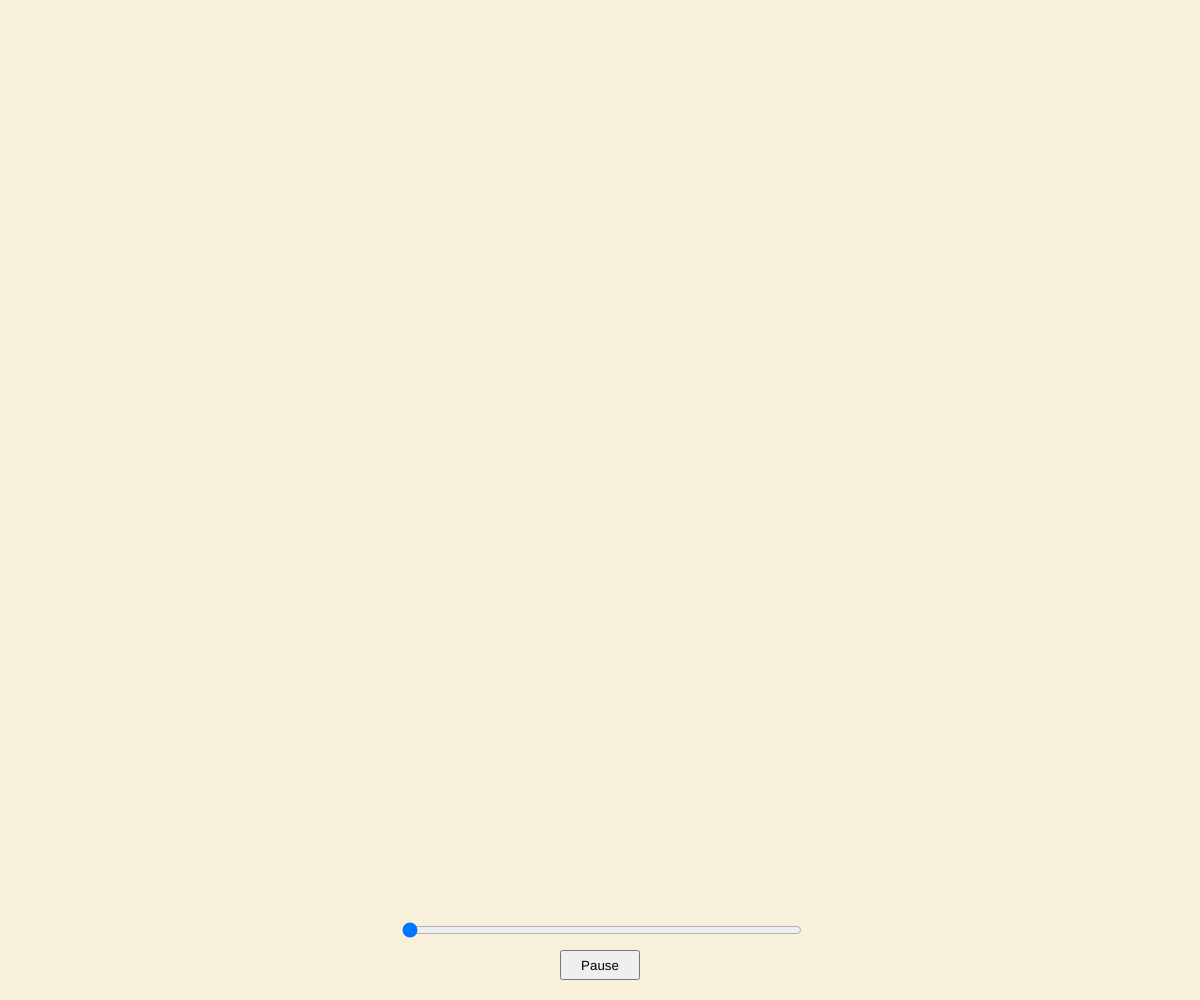
Frame 1 (no input)
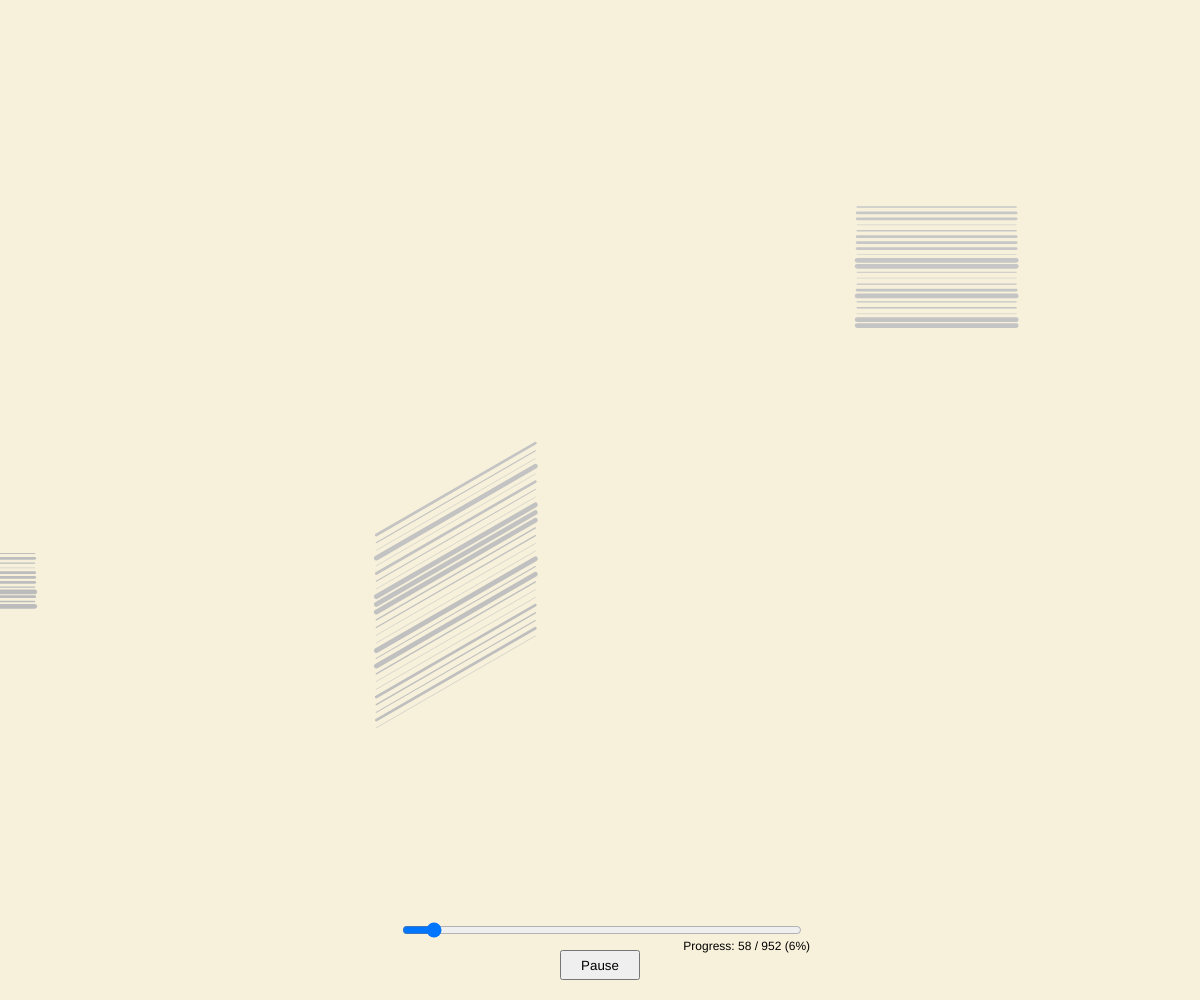
Frame 60 (no input)
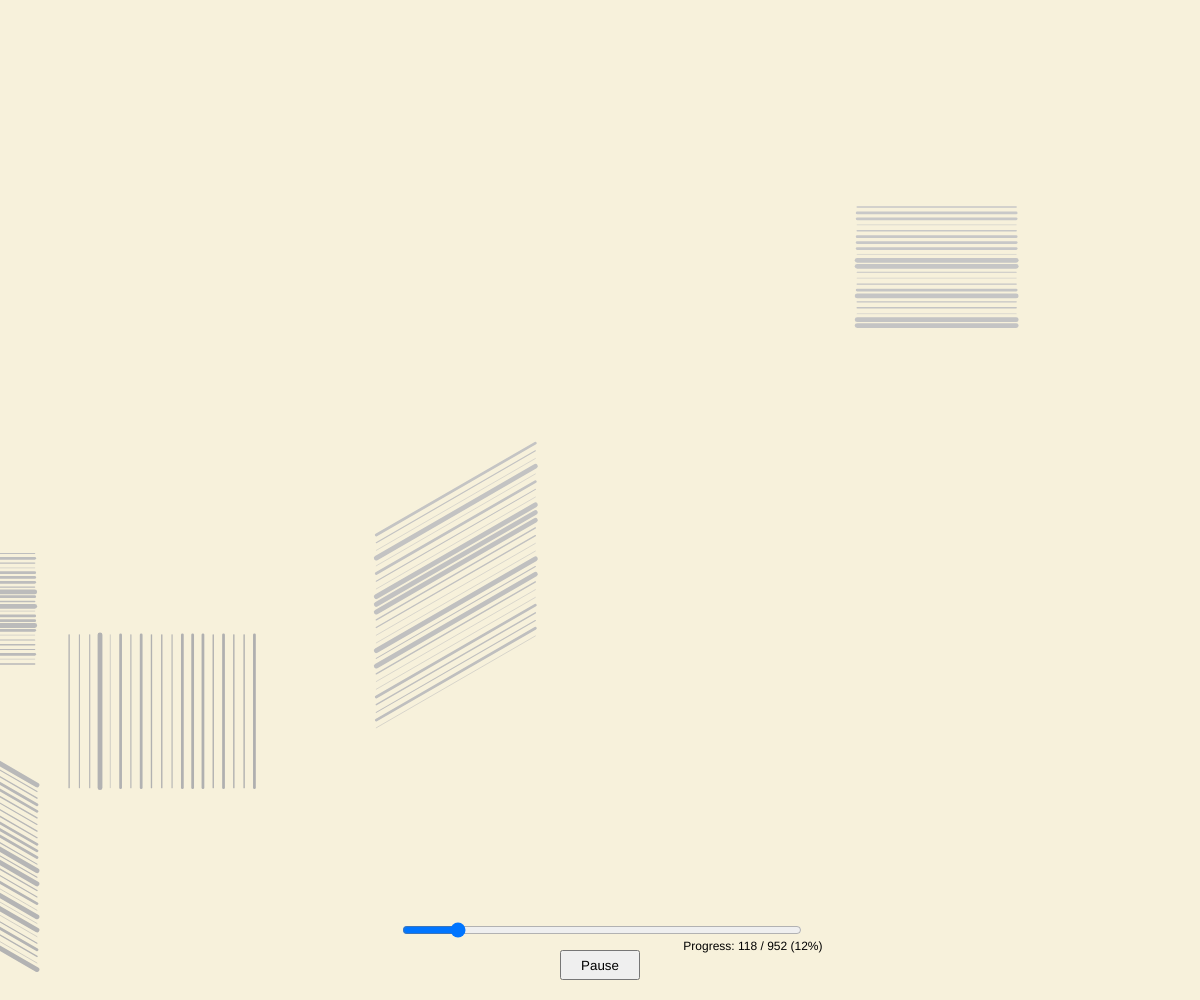
Frame 120 (the mouse pressed at the canvas centre since frame 60)

The p5.js sketch that drew these frames (run headless with seeded random() and noise() and a simulated clock; from frame 60 on, the mouse is pressed at the canvas centre):

// p5.js sketch
// ── sketch.js
let strokeOption;
let baseSize;
let scale;
let canvasSize = 800;

let lineData = []; // Store all line information
let lineCounter = 0; // Control the number of lines currently generated
const numGroups = 40;

// Controls
let Slider; // Can drag the slider to view different progress
let playPauseButton;
let isPlaying = true;
// Show current progress
let ProgressText = "";
let intervalId;

// Same as group coding
// Adjust stroke weights and scale based on current window size
function adjustStrokeAndScale() {
  baseSize = (width + height) / 2;
  scale = baseSize / canvasSize;
  strokeOption = [0.4, 0.8, 1, 2, 3.5];
  for (let i = 0; i < strokeOption.length; i++) {
    strokeOption[i] *= scale;
  }
}

// Draw one group of parallel lines with 30-degree tilt at a random position
function generateLineGroup() {
  const x1 = random(-width / 2, width / 2);
  const y1 = random(-height / 2, height / 2);

  const signX = random() > 0.5 ? 1 : -1;
  const signY = random() > 0.5 ? 1 : -1;
  const isTilted = random() < 0.5;

  const lineLength = random(80, 200) * scale;

  let hShift, vShift;
  if (isTilted) {
    const angle = tan(30);
    hShift = lineLength * signX;
    vShift = lineLength * angle * signY;
  } else {
    if (random() < 0.5) {
      hShift = lineLength * signX;
      vShift = 0;
    } else {
      hShift = 0;
      vShift = lineLength * signY;
    }
  }

  const x2 = x1 + hShift;
  const y2 = y1 + vShift;
  const numLines = floor(random(20, 30));
  const spacing = random(3, 8) * scale;
  const absH = abs(hShift);
  const absV = abs(vShift);

  for (let i = 0; i < numLines; i++) {
    const offset = i * spacing;
    const weight = random(strokeOption);

    let X1 = x1;
    let Y1 = y1;
    let X2 = x2;
    let Y2 = y2;

    if (absH > absV) {
      Y1 += offset;
      Y2 += offset;
    } else {
      X1 += offset;
      X2 += offset;
    }
    // Add new line object to the lineData array
    lineData.push({ x1: X1, y1: Y1, x2: X2, y2: Y2, weight: weight });
  }
}

// Generate all parallel line groups stored
function generateAllLines() {
  lineData = [];
  for (let g = 0; g < numGroups; g++) {
    generateLineGroup();
  }
}

// Update buttons and slider positions 
function updateControlsPosition() {
  // Put the controls in the center at the lower part of the window
  Slider.position(windowWidth / 2 - 200, height - 80);
  playPauseButton.position(windowWidth / 2 - 40, height - 50);
  Slider.attribute('max', lineData.length);
}

// Use timer to record the progress of lines drawing
function recordProgress() {
  // Runs once every 50 milliseconds
  intervalId = setInterval(() => {

    const totalLines = lineData.length;
    const percentage = floor((lineCounter / totalLines) * 100);
    // Update the text
    ProgressText = ` Progress: ${lineCounter} / ${totalLines} (${percentage}%)`;
  }, 50); 
}

function setup() {
  createCanvas(windowWidth, windowHeight);
  angleMode(DEGREES);
  adjustStrokeAndScale();
  generateAllLines();
  frameRate(60);
  lineCounter = 0;

  // Create progress slider
  Slider = createSlider(0, lineData.length, 0, 1);
  Slider.size(400);
  Slider.input(() => {
    lineCounter = Slider.value();
    redraw();
  });

  // Create button
  playPauseButton = createButton('Pause');
  playPauseButton.size(80, 30);
  playPauseButton.mousePressed(() => {
    // Pause and play the animation
    if (isPlaying) {
      noLoop();
      playPauseButton.html('Play');
      isPlaying = false;
    } else {
      loop();
      playPauseButton.html('Pause');
      isPlaying = true;
    }
  });
  // Each time the window is resized or refreshed, the control positions are updated
  updateControlsPosition();
  recordProgress();
}

// Animation
function draw() {
  background(247, 241, 219);
  const totalLines = lineData.length;
  // Gray value, change from 200 to 0
  const startGray = 200;
  const range = startGray;
  push();
  translate(width / 2, height / 2);

  // Each generated line gradually becomes darker.
  for (let i = 0; i < lineCounter; i++) {
    const lineObj = lineData[i];
    let grayValue = startGray - (i  / totalLines) * range;
    grayValue = max(0, grayValue);
    stroke(grayValue);
    strokeWeight(lineObj.weight);
    line(lineObj.x1, lineObj.y1, lineObj.x2, lineObj.y2);
  }
  pop();
  // Draw the progress display updated via a time interval
  text(ProgressText, windowWidth / 2 + 80, height - 50);

  // Slider stays synchronized with the animation on the canvas
  if (lineCounter < totalLines && isPlaying) {
    lineCounter++;
    Slider.value(lineCounter);
  }
}

// Window resize
function windowResized() {
  resizeCanvas(windowWidth, windowHeight);
  adjustStrokeAndScale();
  generateAllLines();
  lineCounter = 0;
  Slider.value(0);
  updateControlsPosition();
  loop();
  clearInterval(intervalId);
  recordProgress();
}
